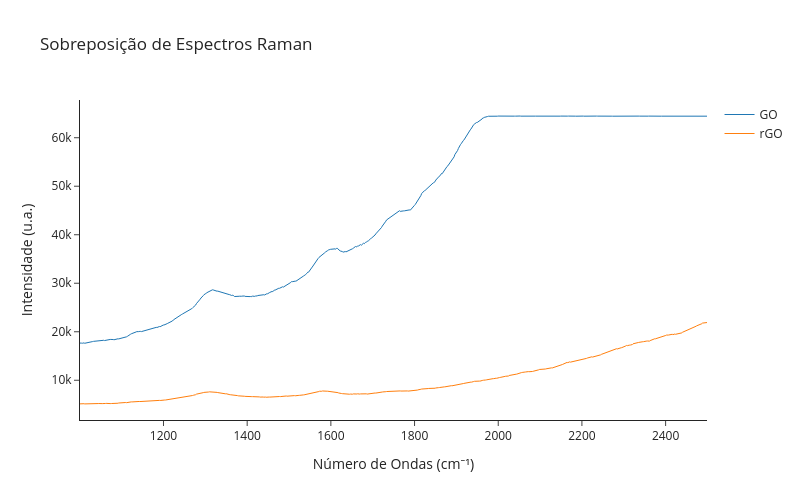

The notebook cell this image was saved under:
### Markdown cell above
# *Overlay*

### Code cell
raman_overlay(file_paths=('GO_MMV.txt', 'rGO_MMV.txt'), sample_names=('GO', 'rGO'), x_start=1000, x_end=2500)

### Figure 1 — Plotly figure (JSON) as saved in the notebook; plotly's stock layout.template omitted (floating-point values rounded to 4 significant figures; data arrays with more than 128 entries replaced by an {"elided": "..."} marker saying what was removed)
{"data": [{"line": {"width": 1}, "mode": "lines", "name": "GO", "type": "scatter", "x": {"elided": "878 float values"}, "y": {"elided": "878 float values"}}, {"line": {"width": 1}, "mode": "lines", "name": "rGO", "type": "scatter", "x": {"elided": "878 float values"}, "y": {"elided": "878 float values"}}], "layout": {"height": 500, "title": {"text": "Sobreposição de Espectros Raman"}, "width": 800, "xaxis": {"title": {"text": "Número de Ondas (cm⁻¹)"}}, "yaxis": {"title": {"text": "Intensidade (u.a.)"}}}}
